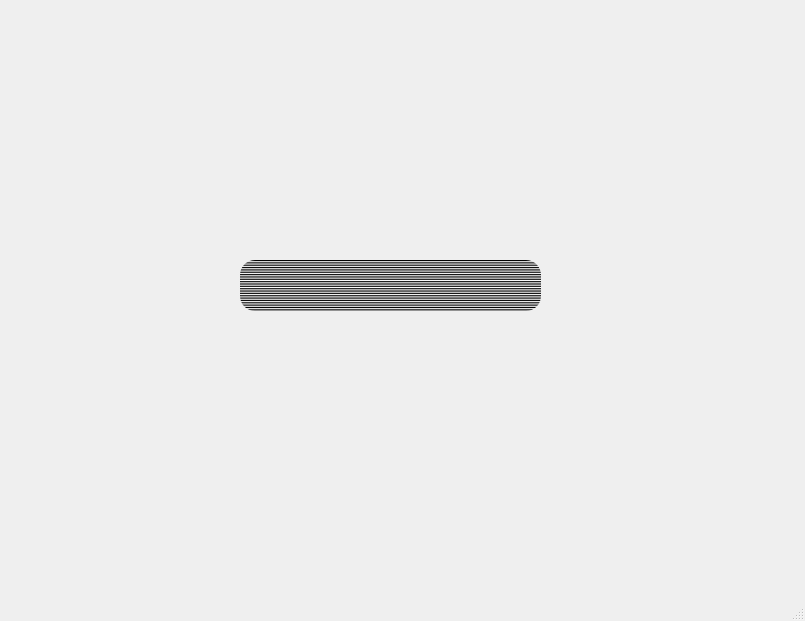
<?xml version="1.0" encoding="UTF-8"?>
<ui version="4.0">
 <class>MainWindow</class>
 <widget class="QMainWindow" name="MainWindow">
  <property name="geometry">
   <rect>
    <x>0</x>
    <y>0</y>
    <width>805</width>
    <height>621</height>
   </rect>
  </property>
  <property name="windowTitle">
   <string>MainWindow</string>
  </property>
  <widget class="QWidget" name="centralwidget">
   <widget class="QLabel" name="ipLabel">
    <property name="geometry">
     <rect>
      <x>240</x>
      <y>260</y>
      <width>301</width>
      <height>51</height>
     </rect>
    </property>
    <property name="sizePolicy">
     <sizepolicy hsizetype="Preferred" vsizetype="Preferred">
      <horstretch>0</horstretch>
      <verstretch>0</verstretch>
     </sizepolicy>
    </property>
    <property name="styleSheet">
     <string notr="true">background-color: qlineargradient(spread:reflect, x1:1, y1:0.977, x2:1, y2:1, stop:0 rgba(0, 0, 0, 255), stop:1 rgba(255, 255, 255, 255));
color: rgb(0, 0, 0);
font: 16pt &quot;Viner Hand ITC&quot;;
border-radius:15px;</string>
    </property>
    <property name="text">
     <string/>
    </property>
    <property name="alignment">
     <set>Qt::AlignmentFlag::AlignCenter</set>
    </property>
   </widget>
  </widget>
  <widget class="QMenuBar" name="menubar">
   <property name="geometry">
    <rect>
     <x>0</x>
     <y>0</y>
     <width>805</width>
     <height>25</height>
    </rect>
   </property>
  </widget>
  <widget class="QStatusBar" name="statusbar"/>
 </widget>
 <resources/>
 <connections/>
</ui>
